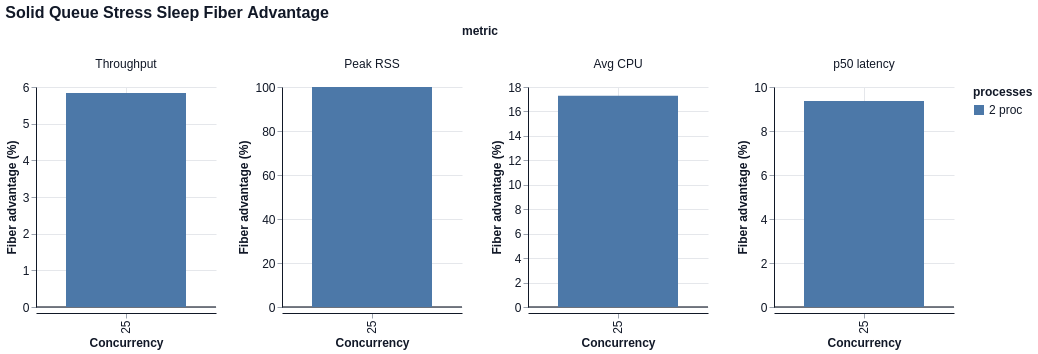

Specify this chart in Vega-Lite:
### Vega-Lite specification from a JSON file in a GitHub repository (floating-point values rounded to 4 significant figures)
{"$schema": "https://vega.github.io/schema/vega-lite/v6.json", "title": "Solid Queue Stress Sleep Fiber Advantage", "data": {"values": [{"concurrency": 25, "processes": "2 proc", "metric": "Throughput", "value": 5.836}, {"concurrency": 25, "processes": "2 proc", "metric": "Peak RSS", "value": 100.0}, {"concurrency": 25, "processes": "2 proc", "metric": "Avg CPU", "value": 17.29}, {"concurrency": 25, "processes": "2 proc", "metric": "p50 latency", "value": 9.363}]}, "facet": {"column": {"field": "metric", "type": "nominal", "sort": ["Throughput", "Peak RSS", "Avg CPU", "p50 latency"]}}, "spec": {"width": 180, "height": 220, "layer": [{"mark": {"type": "rule", "color": "#111827", "strokeWidth": 1.5, "opacity": 0.75}, "encoding": {"y": {"datum": 0, "type": "quantitative", "title": "Fiber advantage (%)"}}}, {"mark": {"type": "bar", "tooltip": true}, "encoding": {"x": {"field": "concurrency", "type": "ordinal", "title": "Concurrency"}, "xOffset": {"field": "processes", "type": "nominal", "sort": ["1 proc", "2 proc", "6 proc"]}, "y": {"field": "value", "type": "quantitative", "title": "Fiber advantage (%)", "stack": null}, "color": {"field": "processes", "type": "nominal", "sort": ["1 proc", "2 proc", "6 proc"]}, "tooltip": [{"field": "metric", "type": "nominal"}, {"field": "concurrency", "type": "quantitative"}, {"field": "processes", "type": "nominal"}, {"field": "value", "type": "quantitative"}]}}]}, "resolve": {"scale": {"y": "independent"}}, "config": {"background": "white", "axis": {"labelFont": "Helvetica", "titleFont": "Helvetica", "labelFontSize": 12, "titleFontSize": 12, "labelColor": "#111827", "titleColor": "#111827", "domainColor": "#111827", "tickColor": "#9ca3af", "grid": true, "gridColor": "#e5e7eb"}, "header": {"labelFont": "Helvetica", "titleFont": "Helvetica", "labelFontSize": 12, "titleFontSize": 12, "labelColor": "#111827", "titleColor": "#111827"}, "legend": {"labelFont": "Helvetica", "titleFont": "Helvetica", "labelFontSize": 12, "titleFontSize": 12, "labelColor": "#111827", "titleColor": "#111827"}, "title": {"font": "Helvetica", "fontSize": 16, "anchor": "start", "color": "#111827"}, "view": {"stroke": null}}}
